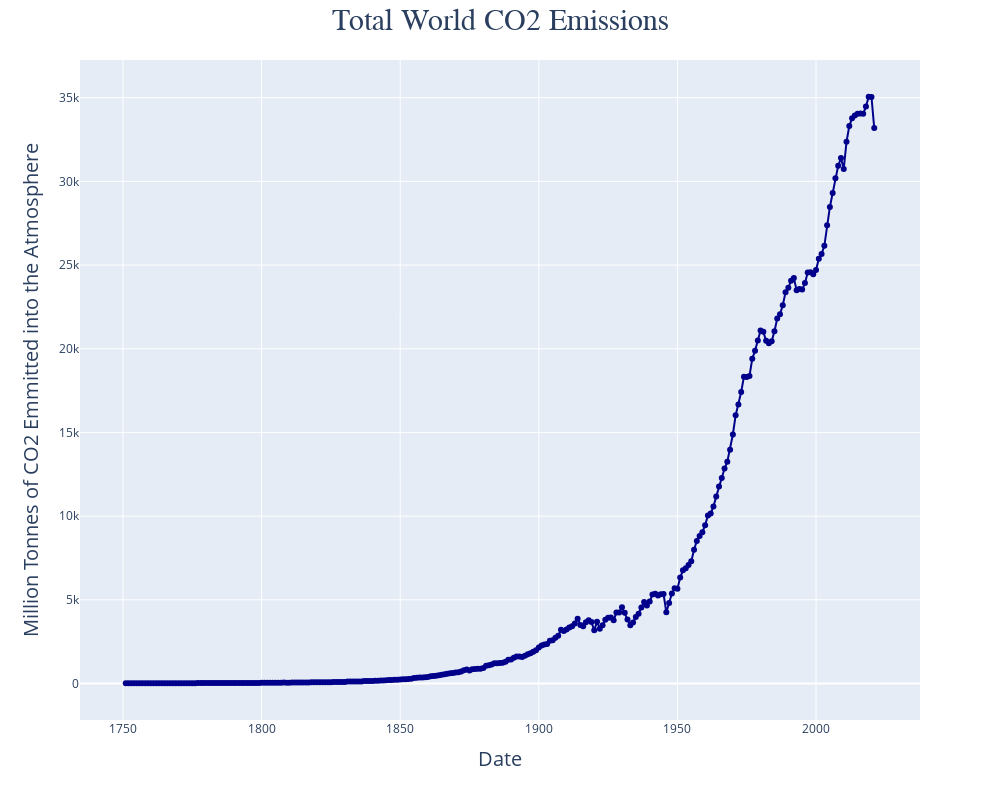

Write notebook code for a chart like this one.
### Code cell
# To work with tonnes of CO2 it is necessary a conversion factor of 3.664.
df['co2'] = df['co2']/3.664

# Visualizing the world emissions per year
fig = px.line(df, 
                x = 'date', 
                y = 'co2', 
                markers = True, 
                height = 800, 
                width = 1000)

fig.update_layout(title = dict(
        text = 'Total World CO2 Emissions',
        font = dict(
            family = 'Arial',
            size = 30
        ),
        x = 0.5
    )
    )

fig.update_traces(line_color = 'darkblue')

fig.update_xaxes(
    title_text = 'Date',
    title_font = {'size': 20}
)

fig.update_yaxes(
    title_text = 'Million Tonnes of CO2 Emmitted into the Atmosphere',
    title_font = {'size': 20}
)

fig.show()

### Figure 1 — Plotly figure (JSON) as saved in the notebook; plotly's stock layout.template omitted (floating-point values rounded to 4 significant figures; data arrays with more than 128 entries replaced by an {"elided": "..."} marker saying what was removed)
{"data": [{"hovertemplate": "date=%{x}<br>co2=%{y}<extra></extra>", "legendgroup": "", "line": {"color": "darkblue", "dash": "solid"}, "marker": {"symbol": "circle"}, "mode": "markers+lines", "name": "", "orientation": "v", "showlegend": false, "type": "scatter", "x": {"elided": "271 str values"}, "xaxis": "x", "y": {"elided": "271 float values"}, "yaxis": "y"}], "layout": {"height": 800, "legend": {"tracegroupgap": 0}, "margin": {"t": 60}, "title": {"font": {"family": "Arial", "size": 30}, "text": "Total World CO2 Emissions", "x": 0.5}, "width": 1000, "xaxis": {"anchor": "y", "domain": [0, 1], "title": {"font": {"size": 20}, "text": "Date"}}, "yaxis": {"anchor": "x", "domain": [0, 1], "title": {"font": {"size": 20}, "text": "Million Tonnes of CO2 Emmitted into the Atmosphere"}}}}
